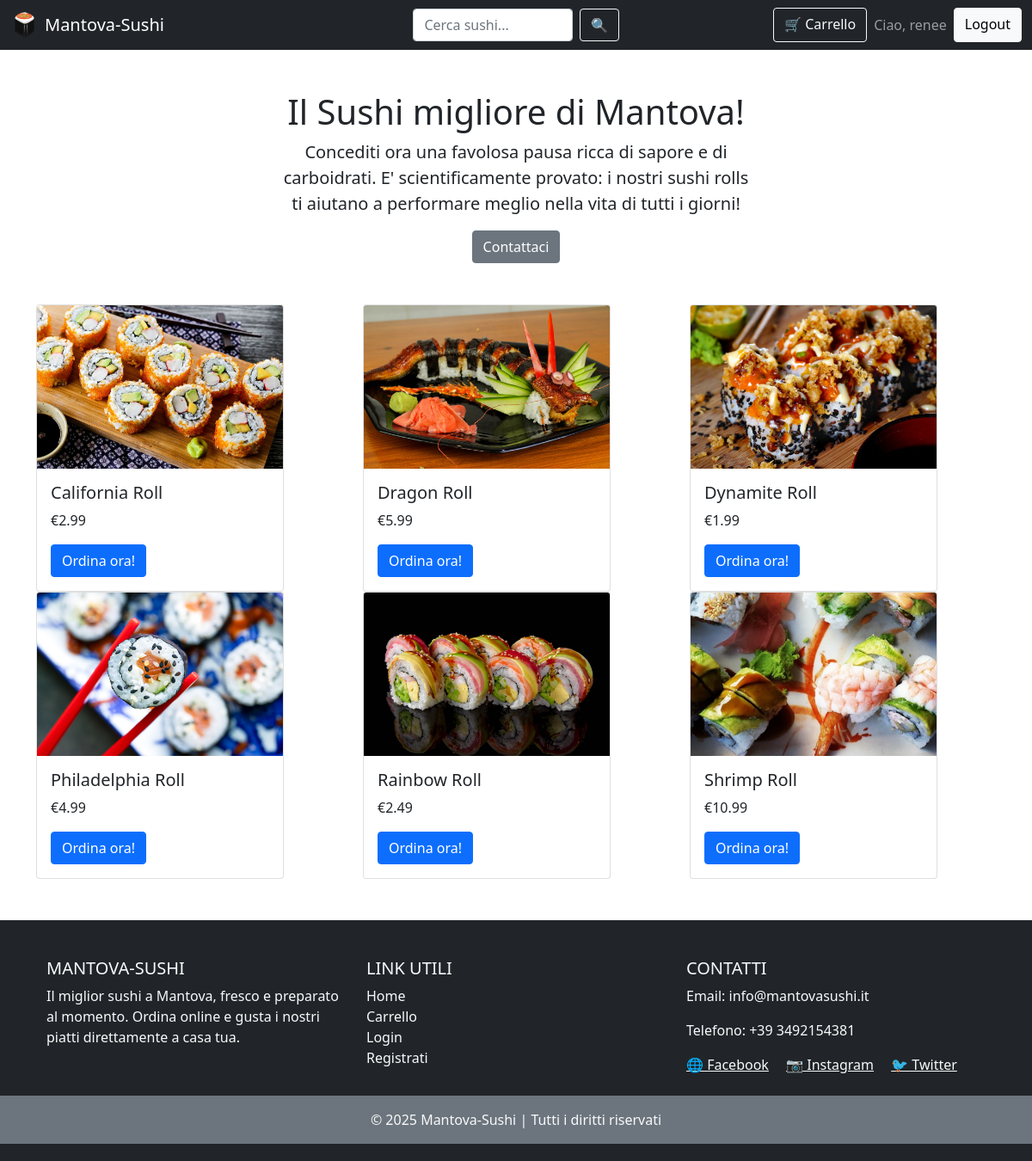
Screenshot of /rolls/ (signed in) with the database file from the repository.
### rolls/models.py (models this page shows, shortened)
class Roll(models.Model):
    nome = models.CharField(max_length=20)
    prezzo = models.FloatField()
    immagine = models.ImageField()
    class Meta:
        verbose_name = "Prodotto"
        verbose_name_plural = "Prodotti"

### rolls/views.py (the view)
# urls.py: path('', views.rolls, name='home'),
def rolls(request):
    rolls = Roll.objects.all()
    return render(request, 'rolls/sushi-rolls.html', {'rolls': rolls})

### rolls/templates/rolls/sushi-rolls.html
{% extends 'rolls/common.html'%}
{% block content %}
 <div class="container my-5 text-center" style="max-width:580px">
        <h1>Il Sushi migliore di Mantova!</h1>
        <p class="lead">Concediti ora una favolosa pausa ricca di sapore e di carboidrati. E'
            scientificamente provato: i nostri sushi rolls ti aiutano a performare meglio nella vita di tutti i giorni!
        </p>
        <a href="{% url 'contattaci' %}" type="button"  class="btn btn-secondary">Contattaci</a>
    </div>
    <div class="container">
        <div class="row">
            {% for roll in rolls %}
            <div class="col-sm">
                <div class="card" style="width: 18rem;">
                    <img src="{{roll.immagine.url}}" class="card-img-top" alt="...">
                    <div class="card-body">
                        <h5 class="card-title">{{roll.nome}} Roll</h5>
                        <p class="card-text">€{{roll.prezzo}} </p>
                        <a href="{% url 'aggiungi_al_carrello' roll.id %}" class="btn btn-primary">Ordina ora!</a>
                    </div>
                </div>
            </div>
            {% endfor %}
        </div>
    </div>
{% endblock %}

### rolls/templates/rolls/common.html (shortened to what this page needs)
<!doctype html>
<html lang="en">
<head>
    <link href="https://cdn.jsdelivr.net/npm/bootstrap@5.0.0-beta2/dist/css/bootstrap.min.css" rel="stylesheet"
>
</head>
<body>
    <nav class="navbar navbar-dark bg-dark">
        <div class="container-fluid">
            <a class="navbar-brand d-flex align-items-center" href="{% url 'home' %}">
                {% load static %}
                <img src="{% static 'rolls/logo.png' %}" alt="Logo" width="32" height="32" class="d-inline-block align-top me-2">
                Mantova-Sushi
            </a>
            <div class="d-flex justify-content-center flex-grow-1" style="margin-left: 8%;">
                <form class="d-flex" method="get" action="{% url 'search' %}" style="width: 40%;">
                    <input class="form-control me-2" type="search" name="q" placeholder="Cerca sushi..." aria-label="Search">
                    <button class="btn btn-outline-light" type="submit">🔍</button>
                </form>
            </div>
            <div class="d-flex ms-auto">
                <a href="{% url 'carrello' %}" class="btn btn-outline-light position-relative me-2">
                    🛒 Carrello
                </a>
                {% if user.is_authenticated %}
                    <span class="navbar-text me-2">Ciao, {{ user.first_name|default:user.username }}</span>
                    <a href="{% url 'logout' %}" class="btn btn-light">Logout</a>
                {% else %}
                    <a href="{% url 'login' %}?next={{ request.path }}" class="btn btn-light me-2">Login</a>
                    <a href="{% url 'signup' %}" class="btn btn-warning">Registrati</a>
                {% endif %}
            </div>
        </div>
    </nav>
    <main>
        {% block content %}
        {% endblock %}
    </main>
    <footer class="bg-dark text-light text-center text-lg-start mt-5">
        <div class="container p-4">
            <div class="row">
                <div class="col-lg-4 col-md-6 mb-4 mb-md-0">
                    <h5 class="text-uppercase">Mantova-Sushi</h5>
                    <p>
                        Il miglior sushi a Mantova, fresco e preparato al momento.
                        Ordina online e gusta i nostri piatti direttamente a casa tua.
                    </p>
                </div>
                <div class="col-lg-4 col-md-6 mb-4 mb-md-0">
                    <h5 class="text-uppercase">Link utili</h5>
                    <ul class="list-unstyled mb-0">
                        <li><a href="{% url 'home' %}" class="text-light text-decoration-none">Home</a></li>
                        <li><a href="{% url 'carrello' %}" class="text-light text-decoration-none">Carrello</a></li>
                        <li><a href="{% url 'login' %}" class="text-light text-decoration-none">Login</a></li>
                        <li><a href="{% url 'signup' %}" class="text-light text-decoration-none">Registrati</a></li>
                    </ul>
                </div>
                <div class="col-lg-4 col-md-12 mb-4 mb-md-0">
                    <h5 class="text-uppercase">Contatti</h5>
                    <p>Email: info@mantovasushi.it</p>
                    <p>Telefono: +39 3492154381</p>
                    <div>
                        <a href="#" class="text-light me-3">🌐 Facebook</a>
                        <a href="#" class="text-light me-3">📷 Instagram</a>
                        <a href="#" class="text-light">🐦 Twitter</a>
                    </div>
                </div>
            </div>
        </div>
        <div class="text-center p-3 bg-secondary">
            © 2025 Mantova-Sushi | Tutti i diritti riservati
        </div>
    </footer>
</body>
</html>

### rolls/templates/rolls/common.html (style rules this page uses)
body { display: flex; flex-direction: column; min-height: 100vh; }
main { flex: 1; }
footer { background-color: #212529; color: white; padding: 20px 0; }

### rows the page displays
Roll: immagine (picture), nome "California", prezzo "2.99"
Roll: immagine (picture), nome "Dragon", prezzo "5.99"
Roll: immagine (picture), nome "Dynamite", prezzo "1.99"
Roll: immagine (picture), nome "Philadelphia", prezzo "4.99"
Roll: immagine (picture), nome "Rainbow", prezzo "2.49"
Roll: immagine (picture), nome "Shrimp", prezzo "10.99"

### other values shown
{{ user.first_name|default:user.username }} "renee"
